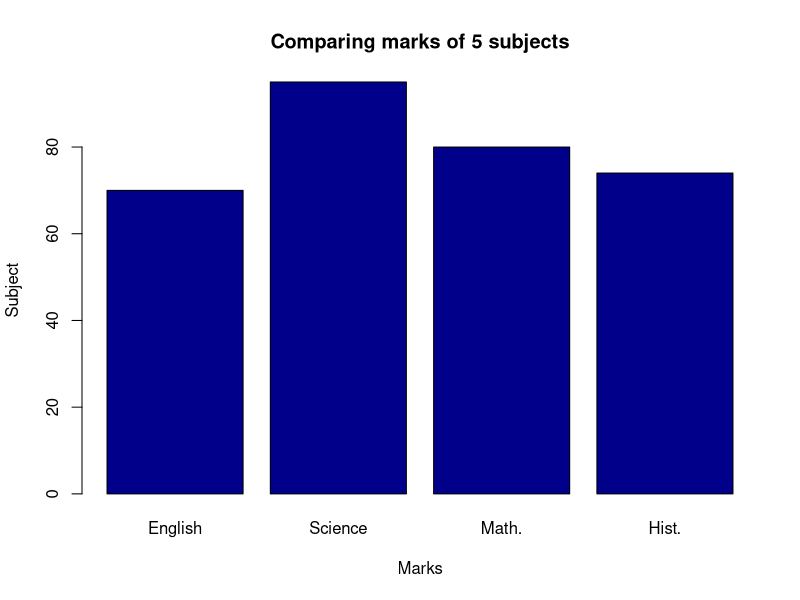

This figure's R source:
marks = c(70, 95, 80, 74)
barplot(marks,
main = "Comparing marks of 5 subjects",
xlab = "Marks",
ylab = "Subject",
names.arg = c("English", "Science", "Math.", "Hist."),
col = "darkblue",
horiz = FALSE)

